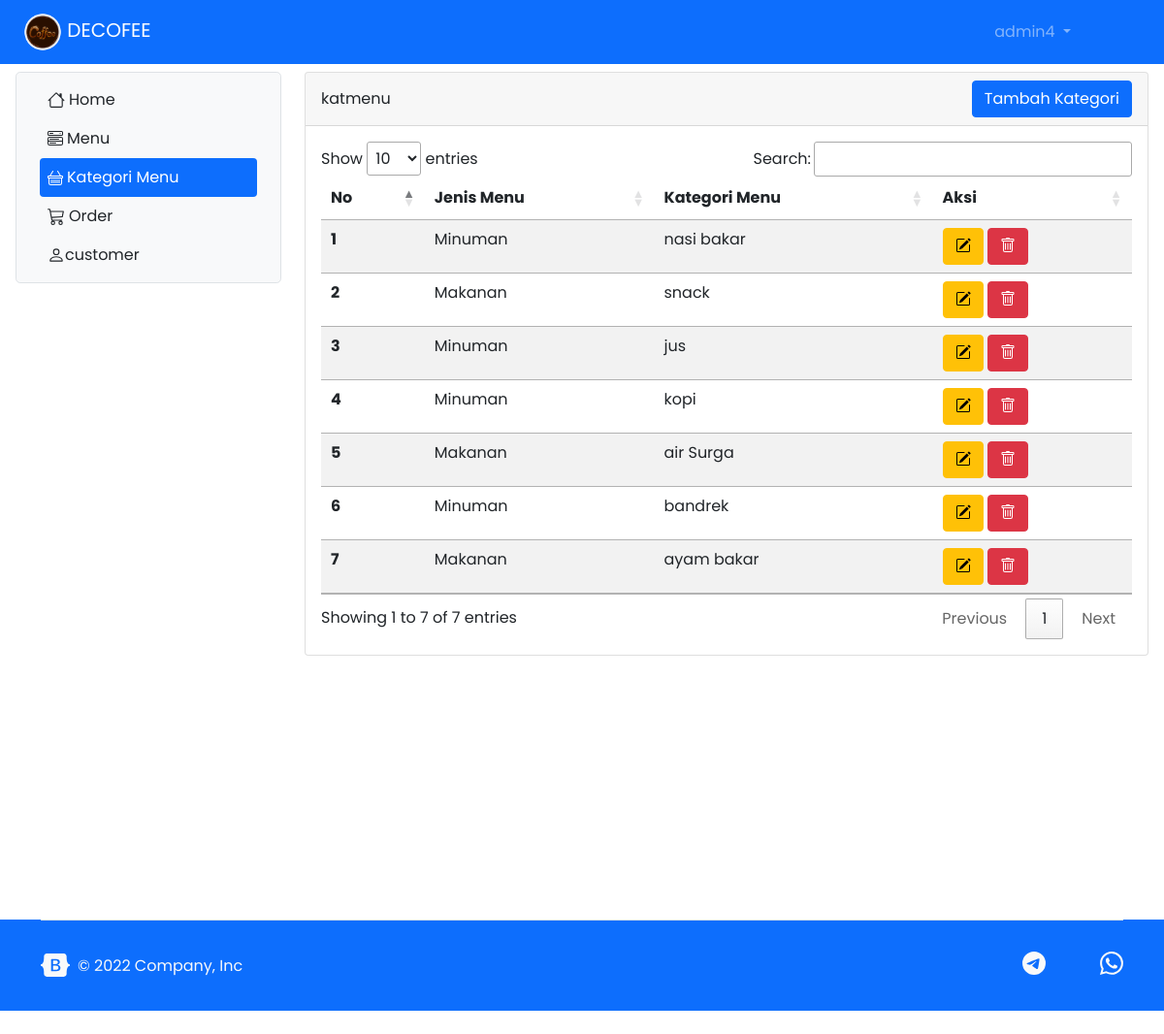
The page /katmenu (signed in) on the database its author committed.
### tables this page shows
CREATE TABLE IF NOT EXISTS `user` (
  `id` int NOT NULL AUTO_INCREMENT,
  `nama` varchar(200) DEFAULT NULL,
  `username` varchar(200) DEFAULT NULL,
  `password` varchar(200) DEFAULT '202cb962ac59075b964b07152d234b70',
  `level` int DEFAULT NULL,
  `nohp` varchar(15) DEFAULT NULL,
  `alamat` varchar(200) DEFAULT NULL,
  PRIMARY KEY (`id`)
);

CREATE TABLE IF NOT EXISTS `kategori_menu` (
  `id` int NOT NULL AUTO_INCREMENT,
  `jenis_menu` int DEFAULT NULL,
  `kategori_menu` varchar(50) DEFAULT NULL,
  PRIMARY KEY (`id`)
);

### katmenu.php (the view, shortened to what this page needs)
<?php
$resultUser = mysqli_query($koneksi, "SELECT * FROM kategori_menu");
while ($record = mysqli_fetch_assoc($resultUser)) {
  $ulu[] = $record;
}
?>
<div class="card">
  <div class="card-header d-flex justify-content-between align-items-center">
    <div><?= $_GET["halaman"]; ?></div>
    <div>
      <button class="btn btn-primary" data-bs-toggle="modal" data-bs-target="#tambahKategori">Tambah Kategori</button>
    </div>
  </div>
  <div class="card-body">
    <div class="table-responsive">
      <script>
        var nama = document.getElementById('nama')
        setTimeout(() => {
          nama.style.display = 'none'
        }, 5000);
      </script>
      <table id="table_id" class="table table-striped table-hover">
        <thead>
          <tr>
            <th scope="col">No</th>
            <th scope="col">Jenis Menu</th>
            <th scope="col">Kategori Menu</th>
            <th scope="col">Aksi</th>
          </tr>
        </thead>
        <tbody>
          <?php
          $no = 1;
          foreach ($ulu as $rowUser) :
          ?>
            <tr>
              <th scope="row"><?= $no; ?></th>
              <td><?php echo ($rowUser["jenis_menu"] == 1) ? "Makanan" : "Minuman" ?></td>
              <td><?= $rowUser["kategori_menu"]; ?></td>
              <td class="d-flex">
                <button class="me-1 btn btn-warning" data-bs-toggle="modal" data-bs-target="#editMenu<?= $rowUser['id']; ?>">
                </button>
                <button class="me-1 btn btn-danger" data-bs-toggle="modal" data-bs-target="#deleteKategori<?= $rowUser['id']; ?>">
                </button>
              </td>
            </tr>
          <?php
            $no++;
          endforeach
          ?>
        </tbody>
      </table>
    </div>
  </div>
</div>

### widget/navbar.php (shortened to what this page needs)
<nav class="navbar navbar-expand-lg navbar-dark bg-primary container-fluid sticky-top">
  <div class="container-fluid">
    <a class="navbar-brand" href="."> <img width="40" src="src/img/kupi.png" alt=""> DECOFEE</a>
    <div class="position-absolute" style="right:0px; margin-right: 2rem;">
      <a class="nav-link link-light dropdown-toggle opacity-50 me-md-5" href="#" role="button" data-bs-toggle="dropdown" aria-expanded="false">
        <?= $row["username"]; ?>
      </a>
    </div>
  </div>
</nav>

### src/css/style.css (style rules this page uses)
body { overflow-x: hidden; }
.bi { vertical-align: -0.125em; fill: currentColor; }

### main.php (style rules this page uses)
* { font-family: 'Poppins', sans-serif; }

### rows shown on the page
user: username "admin4"
kategori_menu: jenis_menu "Minuman", kategori_menu "nasi bakar"
kategori_menu: jenis_menu "Makanan", kategori_menu "snack"
kategori_menu: jenis_menu "Minuman", kategori_menu "jus"
kategori_menu: jenis_menu "Minuman", kategori_menu "kopi"
kategori_menu: jenis_menu "Makanan", kategori_menu "air Surga"
kategori_menu: jenis_menu "Minuman", kategori_menu "bandrek"
kategori_menu: jenis_menu "Makanan", kategori_menu "ayam bakar"

### other values the page prints
$_GET["halaman"] "katmenu"
